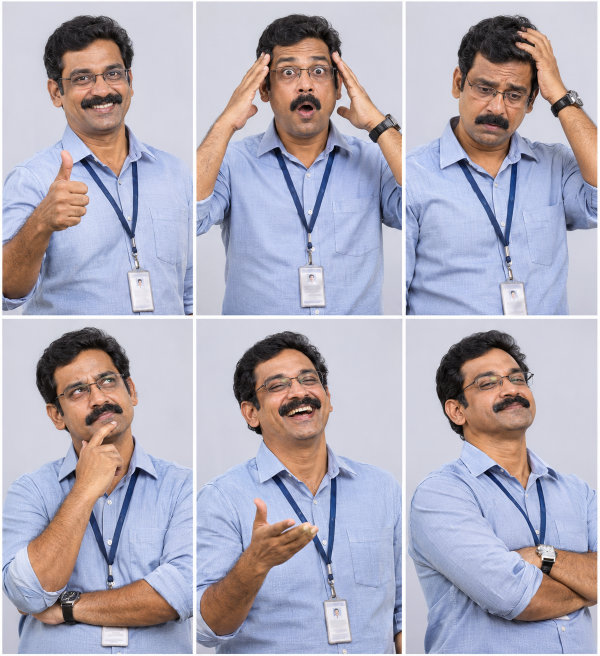
#> input picture studio/brand/cast_real/raw/appa_expr.png, 1199 x 1312 px (shown at 1/2 size); its folder holds 4 pictures in this run
$ python slice_cut.py
#> lines starting #> are read from the running program, lines starting #| are printed output that depends on the picture; after the words box and inside, x2 and y2 are one past the last pixel; in counts of white or black regions, pixels touching at a corner belong together
import numpy as np,sys
from PIL import Image
EX=['happy','shock','worried','think','laugh','smug']
def runs(mask):
    out=[];s=None
    for i,v in enumerate(mask):
        if v and s is None:s=i
        if not v and s is not None:
            if i-s>40: out.append((s,i))
            s=None
    if s is not None and len(mask)-s>40: out.append((s,len(mask)))
    return out
for who in ['appa','amma','arjun','paati','thatha','kasi']:
    im=Image.open(f'raw/{who}_expr.png').convert('RGB');a=np.asarray(im).astype(int)
#> further down, im is the input picture: PIL image 1199x1312 RGB; mean R, G, B 176.4, 172.2, 185.7
    white=(a.min(axis=2)>245)
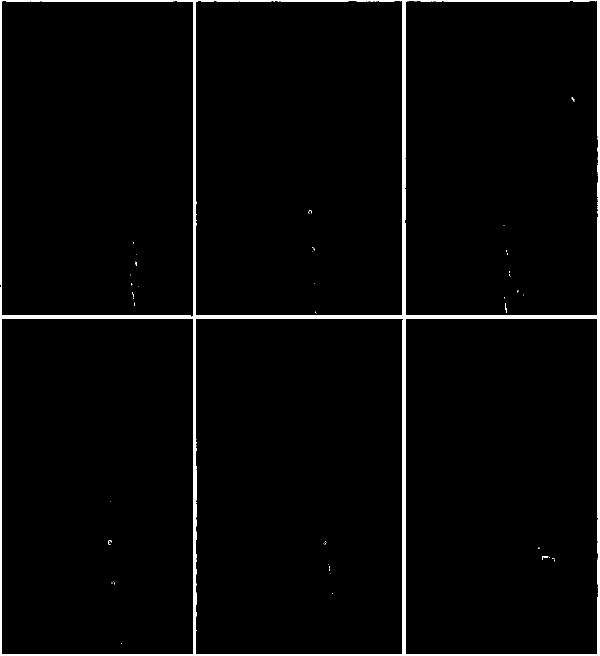
#> white: shape (1312, 1199) bool (shown at 1/2 size); 2.6% white; 54 white regions (49 under 20 px), largest, box (x1, y1, x2, y2) and area: (0, 0, 1199, 1312) 41096, (1010, 606, 1014, 625) 27, (1086, 1112, 1097, 1116) 26, (216, 1080, 223, 1090) 23, (1143, 195, 1149, 203) 20
    cols=runs(white.mean(axis=0)<0.9); rows=runs(white.mean(axis=1)<0.9)
#> the loop in runs, `for i,v in enumerate(mask):` made 1199 passes
#> v on passes 1 to 12: False, False, False, False, True, True, True, True, True, True, True, True
#> after the loop in runs, `for i,v in enumerate(mask):`: out = [(4, 386), (392, 805), (811, 1195)]
#> after `cols = runs(white.mean(axis=0) < 0.9)`: cols = [(4, 386), (392, 805), (811, 1195)]
#> the loop in runs (call 2), `for i,v in enumerate(mask):` made 1312 passes
#> v on pass 3: True
#> after `rows = runs(white.mean(axis=1) < 0.9)`: rows = [(2, 631), (637, 1309)]
    print(who,cols,rows)
#| appa [(4, 386), (392, 805), (811, 1195)] [(2, 631), (637, 1309)]
    k=0
    for (y0,y1) in rows[:2]:
        for (x0,x1) in cols[:3]:
            im.crop((x0+3,y0+3,x1-3,y1-3)).save(f'expr/{who}_{EX[k]}.png');k+=1
#> this loop made 2 passes
#> pass 1, `im.crop((x0+3,y0+3,x1-3,y1-3)).save(f'expr/{who}_{EX[k]}.png');k+=1`:
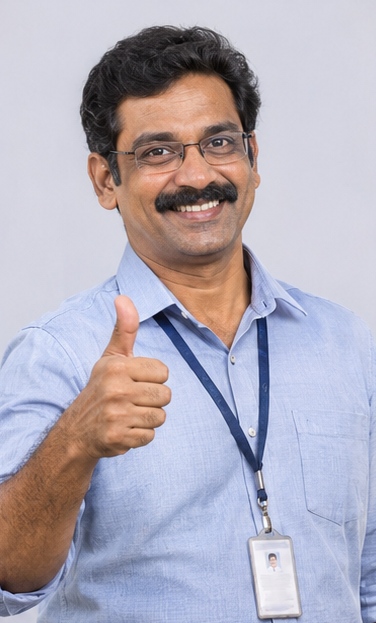
#> saved as appa_happy.png: PIL image 376x623 RGB; mean R, G, B 178.2, 173.1, 185.7
#> pass 1, `im.crop((x0+3,y0+3,x1-3,y1-3)).save(f'expr/{who}_{EX[k]}.png');k+=1`:
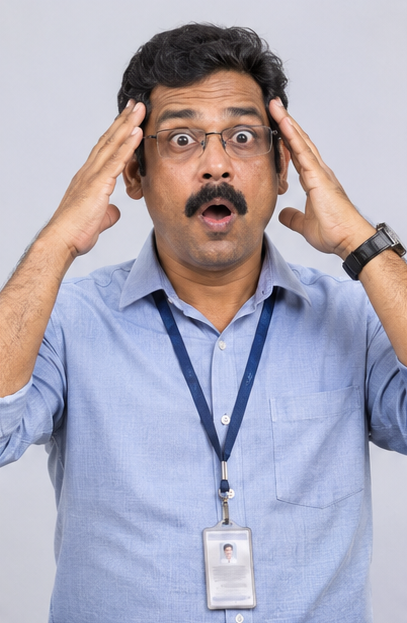
#> saved as appa_shock.png: PIL image 407x623 RGB; mean R, G, B 174, 170.3, 185.5
#> pass 1, `im.crop((x0+3,y0+3,x1-3,y1-3)).save(f'expr/{who}_{EX[k]}.png');k+=1`:
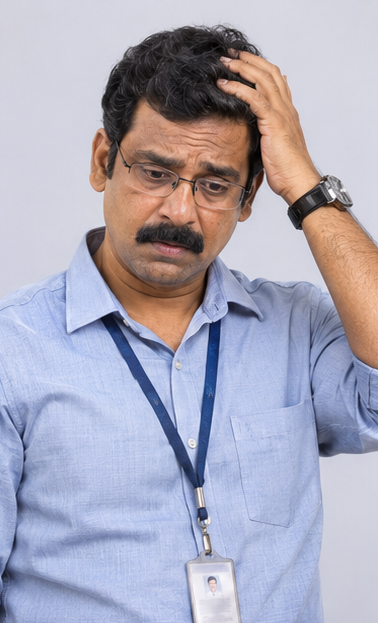
#> saved as appa_worried.png: PIL image 378x623 RGB; mean R, G, B 171.7, 169.3, 185.5
#> pass 2, `im.crop((x0+3,y0+3,x1-3,y1-3)).save(f'expr/{who}_{EX[k]}.png');k+=1`:
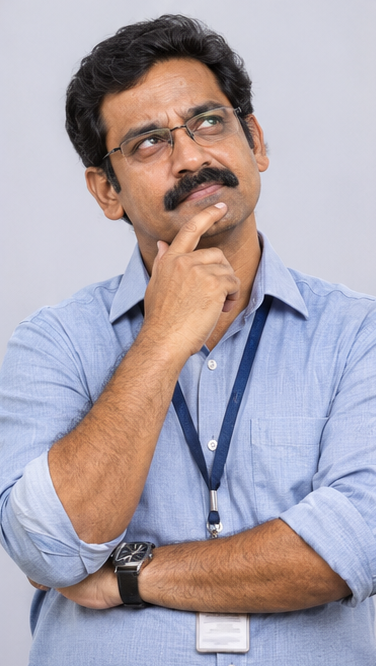
#> saved as appa_think.png: PIL image 376x666 RGB; mean R, G, B 173.4, 164.8, 173.7
#> after the loop, k = 6
#> pass 2 of the loop `for who in ['appa','amma','arjun','paati','thatha','kasi']:`:
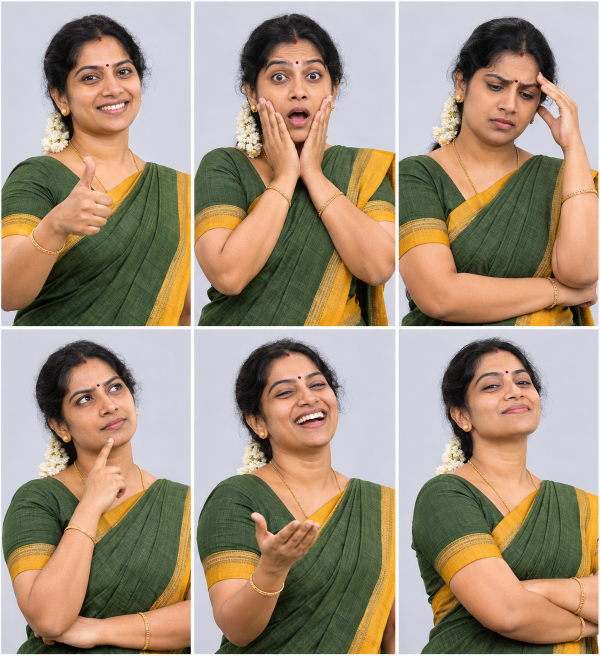
#> input picture studio/brand/cast_real/raw/amma_expr.png, 1199 x 1312 px (shown at 1/2 size)
#> im is the input picture: PIL image 1199x1312 RGB; mean R, G, B 164.9, 146.5, 126.3
#> `white=(a.min(axis=2)>245)`:
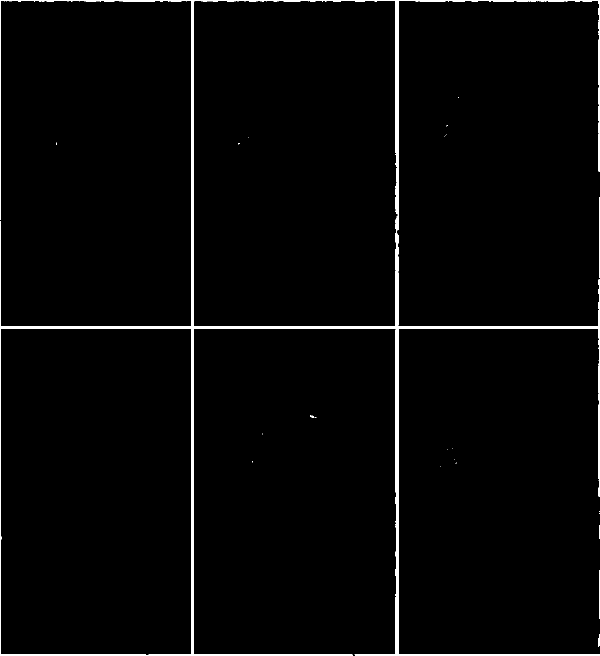
#> white: shape (1312, 1199) bool (shown at 1/2 size); 2% white; 23 white regions (17 under 20 px), largest, box (x1, y1, x2, y2) and area: (0, 0, 1199, 1312) 31714, (1198, 394, 1199, 555) 161, (1198, 1141, 1199, 1238) 97, (1197, 1269, 1199, 1294) 40, (1198, 1050, 1199, 1078) 28, (620, 831, 629, 836) 21
#> cols = [(2, 382), (388, 792), (797, 1199)]
#> rows = [(2, 653), (658, 1309)]
#| amma [(2, 382), (388, 792), (797, 1199)] [(2, 653), (658, 1309)]
#> the loop `for (y0,y1) in rows[:2]:` made 2 passes
#> pass 2, `im.crop((x0+3,y0+3,x1-3,y1-3)).save(f'expr/{who}_{EX[k]}.png');k+=1`:
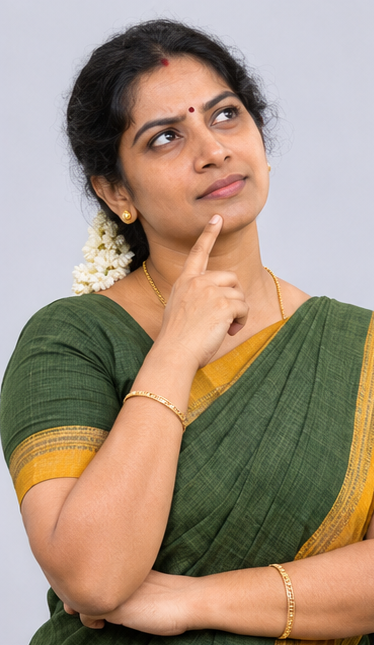
#> saved as amma_think.png: PIL image 374x645 RGB; mean R, G, B 164.3, 144.9, 125.4
#> after the loop `for (y0,y1) in rows[:2]:`: k = 6
#> pass 3 of the loop `for who in ['appa','amma','arjun','paati','thatha','kasi']:`:
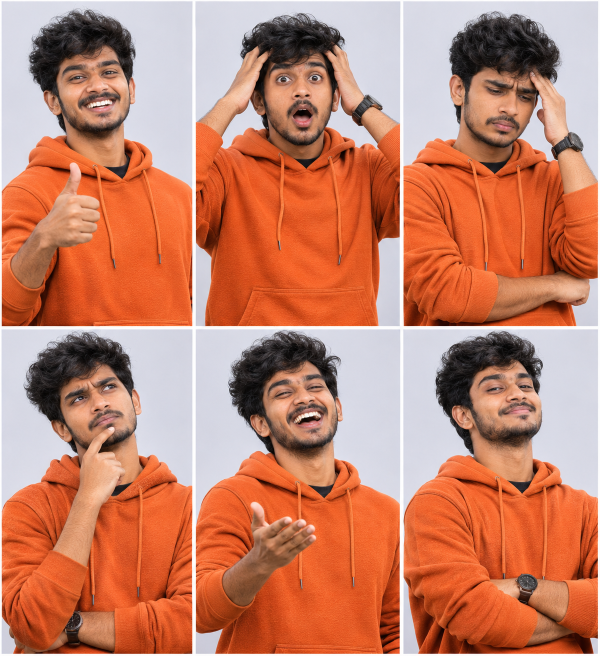
#> input picture studio/brand/cast_real/raw/arjun_expr.png, 1199 x 1312 px (shown at 1/2 size)
#> im is the input picture: PIL image 1199x1312 RGB; mean R, G, B 197, 129.3, 105.4
#> `white=(a.min(axis=2)>245)`:
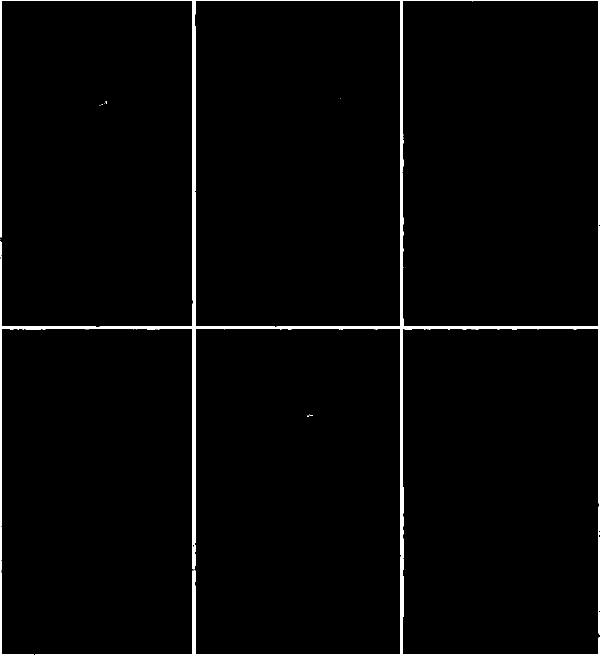
#> white: shape (1312, 1199) bool (shown at 1/2 size); 2.2% white; 13 white regions (11 under 20 px), largest, box (x1, y1, x2, y2) and area: (0, 0, 1199, 1312) 35192, (0, 482, 3, 514) 80
#> cols = [(3, 385), (391, 801), (806, 1197)]
#> rows = [(2, 653), (658, 1308)]
#| arjun [(3, 385), (391, 801), (806, 1197)] [(2, 653), (658, 1308)]
#> the loop `for (y0,y1) in rows[:2]:` made 2 passes
#> pass 2, `im.crop((x0+3,y0+3,x1-3,y1-3)).save(f'expr/{who}_{EX[k]}.png');k+=1`:
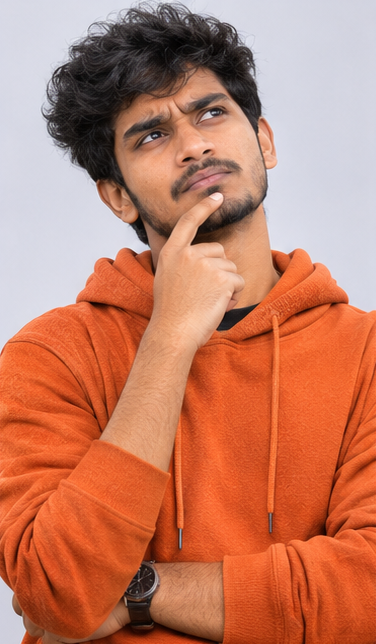
#> saved as arjun_think.png: PIL image 376x644 RGB; mean R, G, B 194.8, 124.9, 100.4
#> after the loop `for (y0,y1) in rows[:2]:`: k = 6
#> (the run stopped early here; a loop or call above may not have finished)
